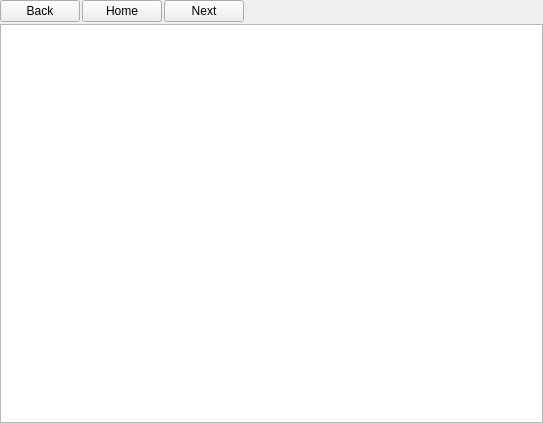
<?xml version="1.0" encoding="UTF-8"?>
<ui version="4.0">
 <class>Form</class>
 <widget class="QWidget" name="Form">
  <property name="geometry">
   <rect>
    <x>0</x>
    <y>0</y>
    <width>543</width>
    <height>423</height>
   </rect>
  </property>
  <property name="windowTitle">
   <string>Form</string>
  </property>
  <layout class="QVBoxLayout" name="verticalLayout">
   <property name="spacing">
    <number>2</number>
   </property>
   <property name="margin">
    <number>0</number>
   </property>
   <item>
    <layout class="QHBoxLayout" name="horizontalLayout">
     <item>
      <widget class="QPushButton" name="pushButton">
       <property name="text">
        <string>Back</string>
       </property>
      </widget>
     </item>
     <item>
      <widget class="QPushButton" name="pushButton_2">
       <property name="text">
        <string>Home</string>
       </property>
      </widget>
     </item>
     <item>
      <widget class="QPushButton" name="pushButton_3">
       <property name="text">
        <string>Next</string>
       </property>
      </widget>
     </item>
     <item>
      <spacer name="horizontalSpacer">
       <property name="orientation">
        <enum>Qt::Horizontal</enum>
       </property>
       <property name="sizeHint" stdset="0">
        <size>
         <width>40</width>
         <height>20</height>
        </size>
       </property>
      </spacer>
     </item>
    </layout>
   </item>
   <item>
    <widget class="QTextBrowser" name="textBrowser"/>
   </item>
  </layout>
 </widget>
 <resources/>
 <connections>
  <connection>
   <sender>textBrowser</sender>
   <signal>forwardAvailable(bool)</signal>
   <receiver>pushButton_3</receiver>
   <slot>setEnabled(bool)</slot>
   <hints>
    <hint type="sourcelabel">
     <x>116</x>
     <y>122</y>
    </hint>
    <hint type="destinationlabel">
     <x>188</x>
     <y>55</y>
    </hint>
   </hints>
  </connection>
  <connection>
   <sender>textBrowser</sender>
   <signal>backwardAvailable(bool)</signal>
   <receiver>pushButton</receiver>
   <slot>setEnabled(bool)</slot>
   <hints>
    <hint type="sourcelabel">
     <x>155</x>
     <y>209</y>
    </hint>
    <hint type="destinationlabel">
     <x>64</x>
     <y>63</y>
    </hint>
   </hints>
  </connection>
 </connections>
</ui>
